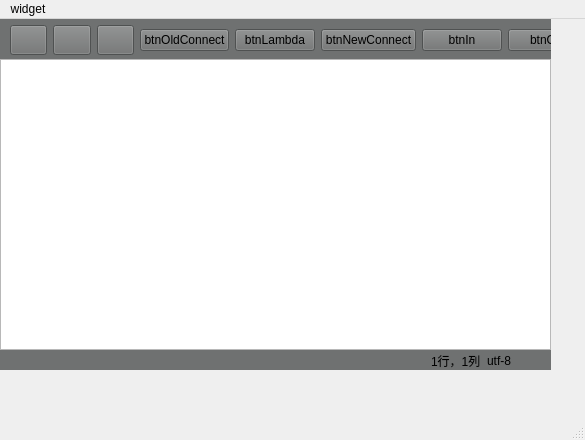
<?xml version="1.0" encoding="UTF-8"?>
<ui version="4.0">
 <class>MainWindow</class>
 <widget class="QMainWindow" name="MainWindow">
  <property name="geometry">
   <rect>
    <x>0</x>
    <y>0</y>
    <width>585</width>
    <height>440</height>
   </rect>
  </property>
  <property name="windowTitle">
   <string>传玺记事本</string>
  </property>
  <property name="windowIcon">
   <iconset resource="../resources/res.qrc">
    <normaloff>:/icon/res/sketchbook.png</normaloff>:/icon/res/sketchbook.png</iconset>
  </property>
  <widget class="QWidget" name="centralwidget">
   <property name="sizePolicy">
    <sizepolicy hsizetype="Expanding" vsizetype="Expanding">
     <horstretch>0</horstretch>
     <verstretch>0</verstretch>
    </sizepolicy>
   </property>
   <property name="autoFillBackground">
    <bool>false</bool>
   </property>
   <widget class="QWidget" name="layoutWidget">
    <property name="geometry">
     <rect>
      <x>0</x>
      <y>0</y>
      <width>551</width>
      <height>351</height>
     </rect>
    </property>
    <layout class="QVBoxLayout" name="verticalLayout">
     <property name="spacing">
      <number>0</number>
     </property>
     <item>
      <widget class="QWidget" name="widgetButton" native="true">
       <property name="minimumSize">
        <size>
         <width>0</width>
         <height>40</height>
        </size>
       </property>
       <property name="styleSheet">
        <string notr="true">background-color: rgb(111, 113, 113);</string>
       </property>
       <widget class="QWidget" name="layoutWidget">
        <property name="geometry">
         <rect>
          <x>10</x>
          <y>0</y>
          <width>616</width>
          <height>42</height>
         </rect>
        </property>
        <layout class="QHBoxLayout" name="hLayoutButton">
         <item>
          <widget class="QPushButton" name="btnOpenIcon">
           <property name="minimumSize">
            <size>
             <width>20</width>
             <height>30</height>
            </size>
           </property>
           <property name="styleSheet">
            <string notr="true">QPushButton {border-image: url(:/icon/res/open.png);}
QPushButton:hover {border-image: url(:/icon/res/open2.png);}
QPushButton:pressed {border-image: url(:/icon/res/open3.png)}</string>
           </property>
           <property name="text">
            <string/>
           </property>
          </widget>
         </item>
         <item>
          <widget class="QPushButton" name="btnCloseIcon">
           <property name="minimumSize">
            <size>
             <width>20</width>
             <height>30</height>
            </size>
           </property>
           <property name="styleSheet">
            <string notr="true">QPushButton {border-image: url(:/icon/res/delete.png);}
QPushButton:hover {border-image: url(:/icon/res/close2.png);}
QPushButton:pressed {border-image: url(:/icon/res/close3.png);}
</string>
           </property>
           <property name="text">
            <string/>
           </property>
          </widget>
         </item>
         <item>
          <widget class="QPushButton" name="btnSaveIcon">
           <property name="minimumSize">
            <size>
             <width>20</width>
             <height>30</height>
            </size>
           </property>
           <property name="styleSheet">
            <string notr="true">QPushButton {border-image: url(:/icon/res/save.png);}
QPushButton:hover {border-image: url(:/icon/res/save2.png);}
QPushButton:pressed {border-image: url(:/icon/res/save3.png);}

</string>
           </property>
           <property name="text">
            <string/>
           </property>
          </widget>
         </item>
         <item>
          <widget class="QPushButton" name="btnOldConnect">
           <property name="text">
            <string>btnOldConnect</string>
           </property>
          </widget>
         </item>
         <item>
          <widget class="QPushButton" name="btnLambda">
           <property name="text">
            <string>btnLambda</string>
           </property>
          </widget>
         </item>
         <item>
          <widget class="QPushButton" name="btnNewConnect">
           <property name="text">
            <string>btnNewConnect</string>
           </property>
          </widget>
         </item>
         <item>
          <widget class="QPushButton" name="btnIn">
           <property name="text">
            <string>btnIn</string>
           </property>
          </widget>
         </item>
         <item>
          <widget class="QPushButton" name="btnOut">
           <property name="text">
            <string>btnOut</string>
           </property>
          </widget>
         </item>
         <item>
          <spacer name="horizontalSpacer">
           <property name="orientation">
            <enum>Qt::Orientation::Horizontal</enum>
           </property>
           <property name="sizeHint" stdset="0">
            <size>
             <width>40</width>
             <height>20</height>
            </size>
           </property>
          </spacer>
         </item>
        </layout>
        <zorder>horizontalSpacer</zorder>
        <zorder>btnOpenIcon</zorder>
        <zorder>btnCloseIcon</zorder>
        <zorder>btnSaveIcon</zorder>
        <zorder>btnOldConnect</zorder>
        <zorder>btnNewConnect</zorder>
        <zorder>btnLambda</zorder>
        <zorder>btnIn</zorder>
        <zorder>btnOut</zorder>
       </widget>
      </widget>
     </item>
     <item>
      <widget class="QTextEdit" name="textEdit">
       <property name="minimumSize">
        <size>
         <width>0</width>
         <height>50</height>
        </size>
       </property>
      </widget>
     </item>
     <item>
      <widget class="QWidget" name="statWidget" native="true">
       <property name="minimumSize">
        <size>
         <width>0</width>
         <height>20</height>
        </size>
       </property>
       <property name="styleSheet">
        <string notr="true">background-color: rgb(111, 113, 113);</string>
       </property>
       <widget class="QWidget" name="layoutWidget">
        <property name="geometry">
         <rect>
          <x>0</x>
          <y>0</y>
          <width>551</width>
          <height>22</height>
         </rect>
        </property>
        <layout class="QHBoxLayout" name="bottomHLayout">
         <item>
          <spacer name="statLeftHSpacer">
           <property name="orientation">
            <enum>Qt::Orientation::Horizontal</enum>
           </property>
           <property name="sizeHint" stdset="0">
            <size>
             <width>40</width>
             <height>20</height>
            </size>
           </property>
          </spacer>
         </item>
         <item>
          <widget class="QLabel" name="posLabel">
           <property name="text">
            <string>1行，1列</string>
           </property>
          </widget>
         </item>
         <item>
          <widget class="QLabel" name="codeLabel">
           <property name="text">
            <string>utf-8</string>
           </property>
          </widget>
         </item>
         <item>
          <spacer name="statRightHSpacer">
           <property name="orientation">
            <enum>Qt::Orientation::Horizontal</enum>
           </property>
           <property name="sizeType">
            <enum>QSizePolicy::Policy::Fixed</enum>
           </property>
           <property name="sizeHint" stdset="0">
            <size>
             <width>40</width>
             <height>20</height>
            </size>
           </property>
          </spacer>
         </item>
        </layout>
       </widget>
      </widget>
     </item>
    </layout>
   </widget>
  </widget>
  <widget class="QMenuBar" name="menubar">
   <property name="geometry">
    <rect>
     <x>0</x>
     <y>0</y>
     <width>585</width>
     <height>34</height>
    </rect>
   </property>
   <widget class="QMenu" name="menuwidget">
    <property name="title">
     <string>widget</string>
    </property>
   </widget>
   <addaction name="menuwidget"/>
  </widget>
  <widget class="QStatusBar" name="statusbar"/>
 </widget>
 <resources>
  <include location="../resources/res.qrc"/>
  <include location="../resources/empty.qrc"/>
 </resources>
 <connections>
  <connection>
   <sender>btnCloseIcon</sender>
   <signal>clicked()</signal>
   <receiver>MainWindow</receiver>
   <slot>close()</slot>
   <hints>
    <hint type="sourcelabel">
     <x>78</x>
     <y>55</y>
    </hint>
    <hint type="destinationlabel">
     <x>275</x>
     <y>206</y>
    </hint>
   </hints>
  </connection>
 </connections>
</ui>
